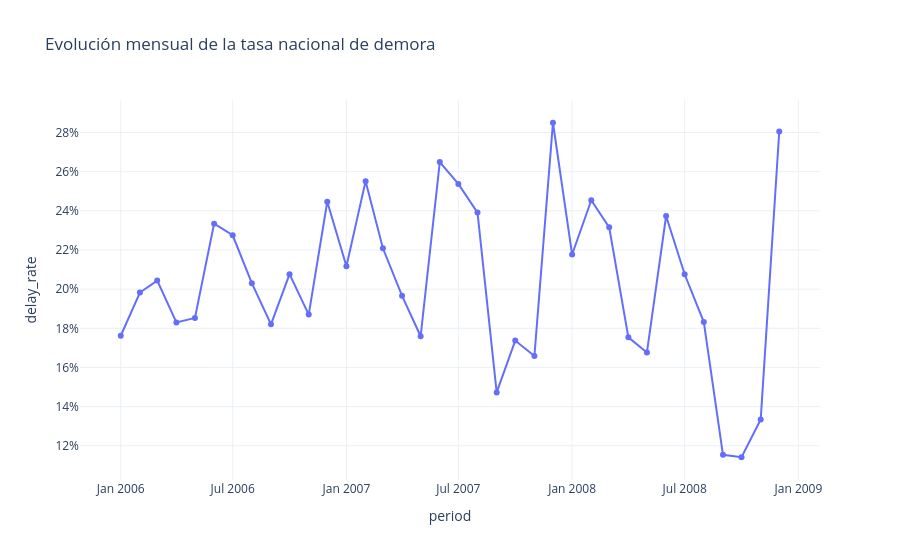

Here is the notebook cell this chart was saved with:
### Code cell
# ¿Cómo evoluciona mensualmente la tasa nacional de demora?

monthly_overall = add_rates(
    monthly.groupby(["year", "month"])[metric_columns].sum().reset_index()
)
monthly_overall["period"] = pd.to_datetime(
    dict(year=monthly_overall.year, month=monthly_overall.month, day=1)
)
monthly_overall.to_csv(SUBMISSION_DIR / "monthly_national_kpis.csv", index=False)
fig = px.line(
    monthly_overall,
    x="period",
    y="delay_rate",
    markers=True,
    hover_data=["operated_flights", "cancellation_rate"],
    title="Evolución mensual de la tasa nacional de demora",
)
fig.update_yaxes(tickformat=".0%")
fig.update_layout(template="plotly_white", showlegend=False)
fig.show()

### Figure 1 — Plotly figure (JSON) as saved in the notebook; plotly's stock layout.template omitted (floating-point values rounded to 4 significant figures)
{"data": [{"customdata": [[571500.0, 0.01684], [520000.0, 0.02126], [597600.0, 0.01253], [578700.0, 0.01128], [595900.0, 0.0117], [588200.0, 0.01686], [610500.0, 0.01728], [618900.0, 0.01556], [575000.0, 0.01701], [600300.0, 0.01863], [576600.0, 0.01631], [586700.0, 0.02992], [605800.0, 0.02538], [540100.0, 0.04502], [622300.0, 0.0264], [603500.0, 0.01812], [624800.0, 0.01083], [612000.0, 0.0274], [635100.0, 0.02082], [641000.0, 0.01882], [593700.0, 0.01084], [622700.0, 0.01163], [598900.0, 0.01038], [594800.0, 0.03497], [588500.0, 0.02857], [548600.0, 0.03618], [599900.0, 0.02627], [587800.0, 0.01731], [600100.0, 0.01027], [597700.0, 0.01796], [617300.0, 0.01688], [602400.0, 0.01606], [531000.0, 0.01833], [553000.0, 0.005841], [518800.0, 0.008519], [527200.0, 0.03262]], "hovertemplate": "period=%{x}<br>delay_rate=%{y}<br>operated_flights=%{customdata[0]}<br>cancellation_rate=%{customdata[1]}<extra></extra>", "legendgroup": "", "line": {"color": "#636efa", "dash": "solid"}, "marker": {"symbol": "circle"}, "mode": "lines+markers", "name": "", "orientation": "v", "showlegend": false, "type": "scatter", "x": ["2006-01-01T00:00:00", "2006-02-01T00:00:00", "2006-03-01T00:00:00", "2006-04-01T00:00:00", "2006-05-01T00:00:00", "2006-06-01T00:00:00", "2006-07-01T00:00:00", "2006-08-01T00:00:00", "2006-09-01T00:00:00", "2006-10-01T00:00:00", "2006-11-01T00:00:00", "2006-12-01T00:00:00", "2007-01-01T00:00:00", "2007-02-01T00:00:00", "2007-03-01T00:00:00", "2007-04-01T00:00:00", "2007-05-01T00:00:00", "2007-06-01T00:00:00", "2007-07-01T00:00:00", "2007-08-01T00:00:00", "2007-09-01T00:00:00", "2007-10-01T00:00:00", "2007-11-01T00:00:00", "2007-12-01T00:00:00", "2008-01-01T00:00:00", "2008-02-01T00:00:00", "2008-03-01T00:00:00", "2008-04-01T00:00:00", "2008-05-01T00:00:00", "2008-06-01T00:00:00", "2008-07-01T00:00:00", "2008-08-01T00:00:00", "2008-09-01T00:00:00", "2008-10-01T00:00:00", "2008-11-01T00:00:00", "2008-12-01T00:00:00"], "xaxis": "x", "y": [0.1762, 0.1983, 0.2044, 0.183, 0.1853, 0.2334, 0.2275, 0.203, 0.182, 0.2076, 0.187, 0.2446, 0.2117, 0.2551, 0.2209, 0.1966, 0.1759, 0.2649, 0.2538, 0.2391, 0.1473, 0.1737, 0.1658, 0.285, 0.2177, 0.2454, 0.2316, 0.1754, 0.1677, 0.2373, 0.2076, 0.1832, 0.1154, 0.1141, 0.1334, 0.2805], "yaxis": "y"}], "layout": {"legend": {"tracegroupgap": 0}, "showlegend": false, "title": {"text": "Evolución mensual de la tasa nacional de demora"}, "xaxis": {"anchor": "y", "domain": [0, 1], "title": {"text": "period"}}, "yaxis": {"anchor": "x", "domain": [0, 1], "tickformat": ".0%", "title": {"text": "delay_rate"}}}}
